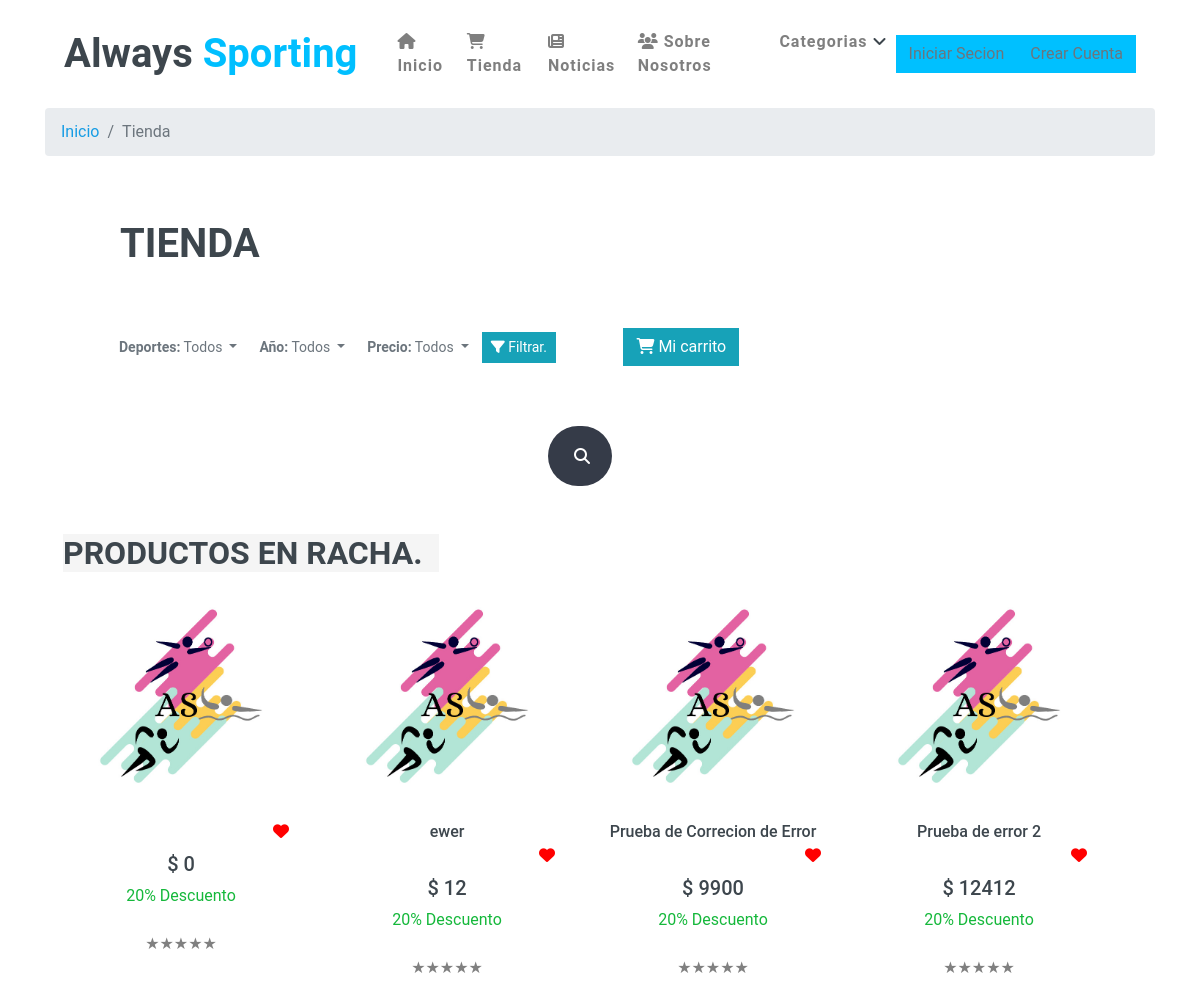
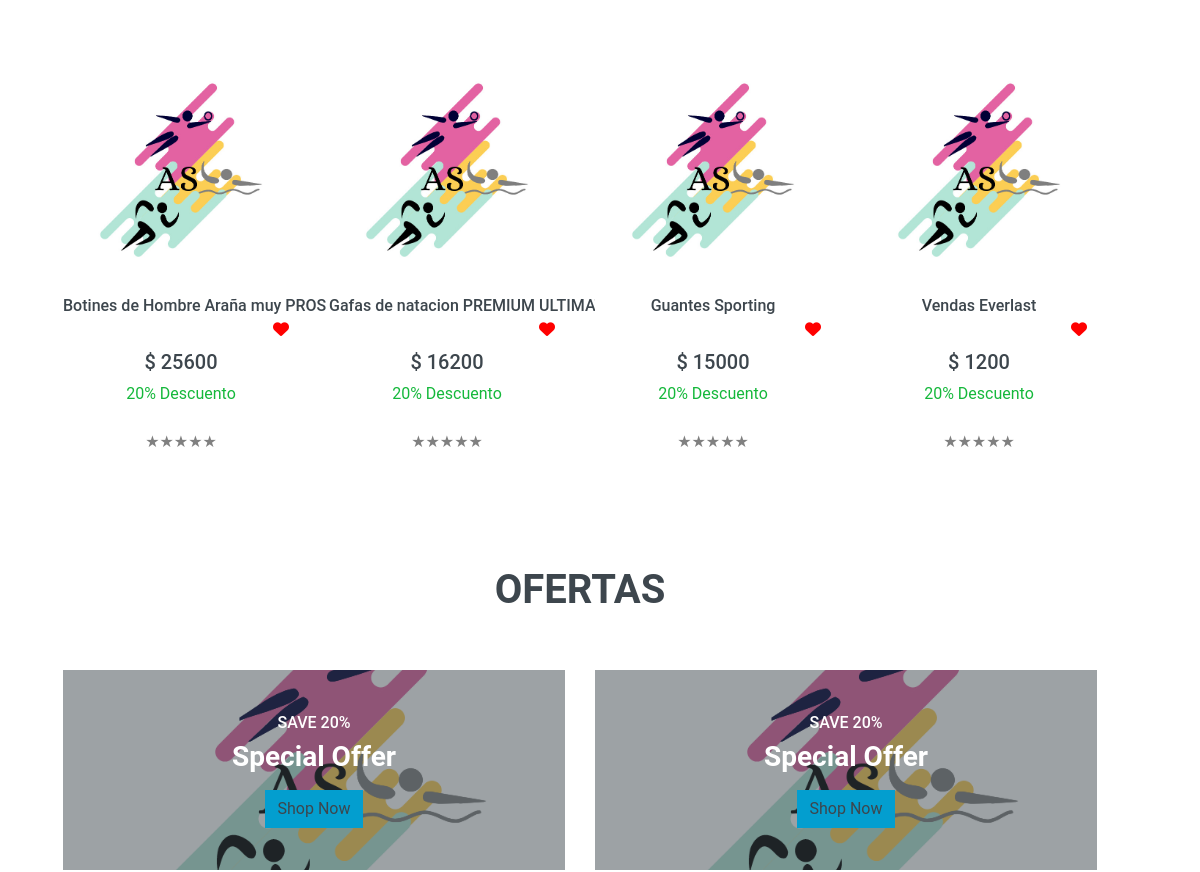
The app's page /shop.php (upper part), older data (2 pictures, top to bottom).
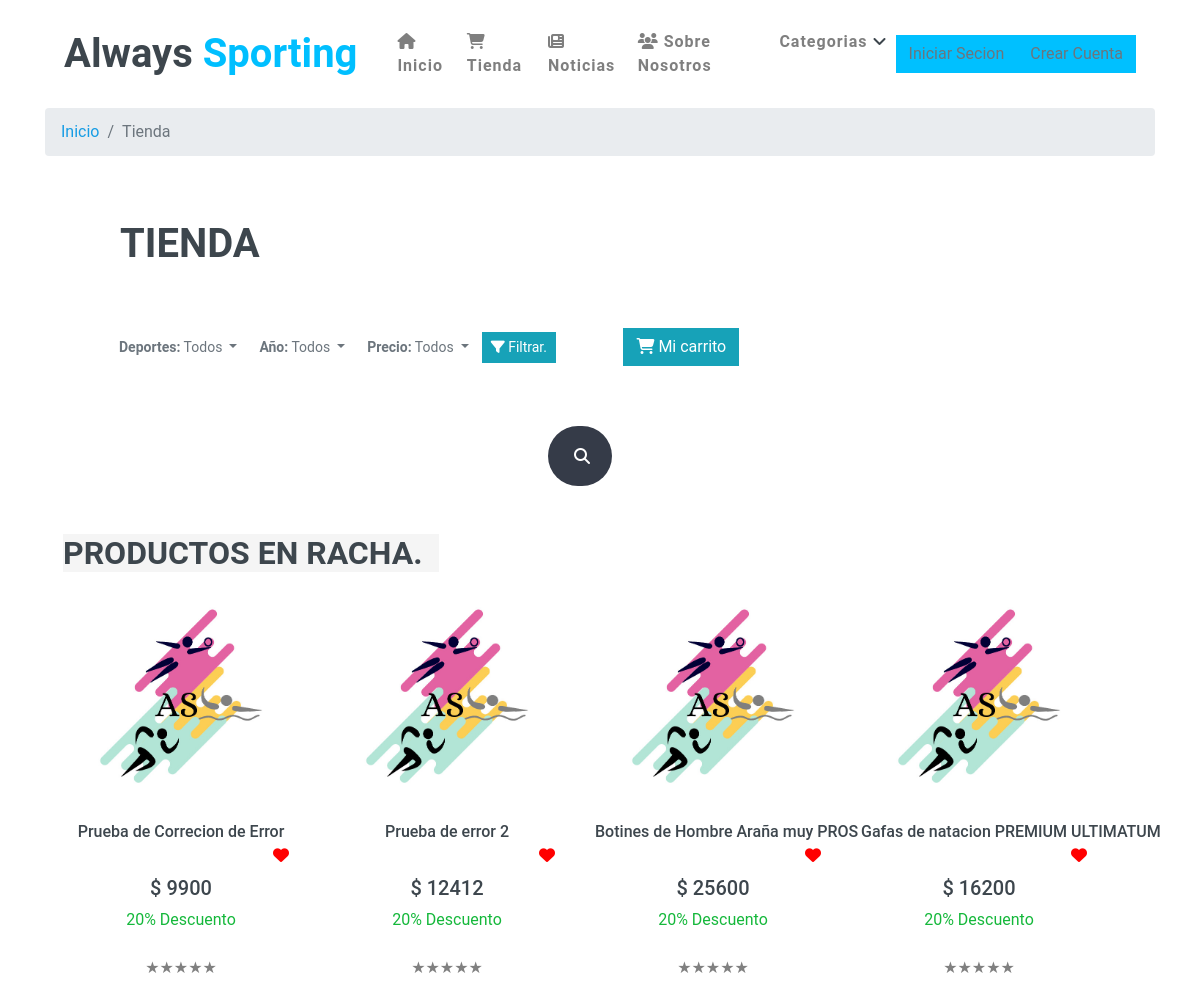
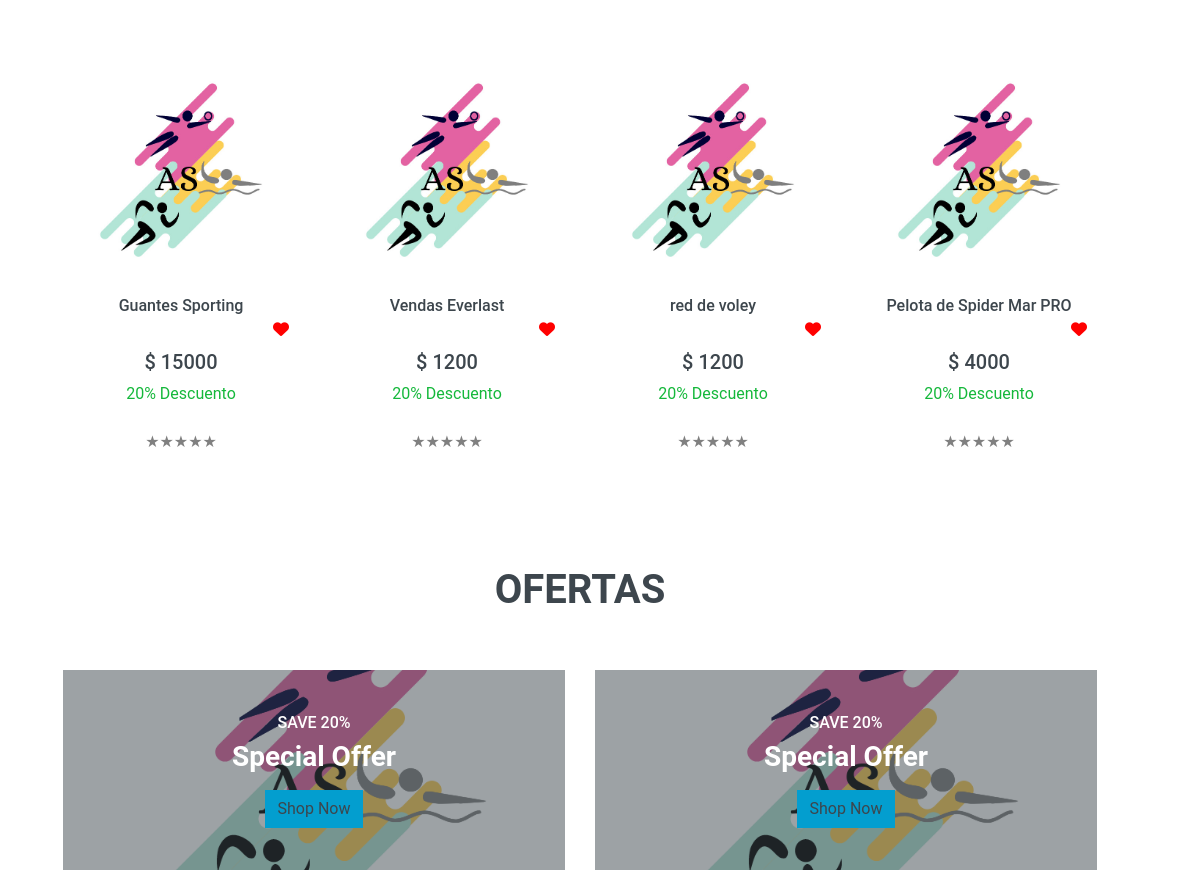
The same page, newer data (2 pictures, top to bottom).
### tables this page shows
CREATE TABLE `productos` (
  `id` int(100) UNSIGNED NOT NULL,
  `nombre_prod` varchar(150) NOT NULL,
  `descripcion` varchar(250) NOT NULL,
  `texto` text NOT NULL,
  `id_deporte` int(100) NOT NULL,
  `precio` int(100) NOT NULL,
  `fecha_alta` datetime NOT NULL,
  `id_usuario` int(100) NOT NULL,
  `imagen` mediumblob NOT NULL DEFAULT 'pred.png',
  `descuento` int(11) DEFAULT NULL,
  `cantidad` int(255) NOT NULL
);

### shop.php (called while the page is built, shortened)
<?php
require_once "includes/config.php";
$sql = "SELECT * FROM `productos` ORDER BY fecha_alta DESC LIMIT 8;";
$res = mysqli_query($conn , $sql);
$productos_nuevos = mysqli_fetch_all($res , MYSQLI_ASSOC);
require_once "views/layout.php";

### views/shop.php (the view, shortened to what the changed rows need)
<link href="css/style.css" rel="stylesheet">
    <link rel="stylesheet" href="css/shop.css">
<br>
<br>
<div style="margin-right:  40px">
    <div class="Body">
        <div class="rov">
            <div align="baseline">
                <h1 style="margin-left:120px">
                    TIENDA
                </h1>
            </div>
        </div>
    </div>
    <div class="container-fluid pt-5 pb-3">
        <h2 class="section-title position-relative text-uppercase mx-xl-5 mb-4"><span class="bg-secondary pr-3">
                Productos en racha. </span></h2>
        <div class="row px-xl-5">
            <?php foreach ($productos_nuevos as $nuevos) { ?>
                <div class="col-lg-3 col-md-4 col-sm-6 pb-5">
                    <div class="product-item bg-light mb-4">
                        <div class="product-img position-relative overflow-hidden">
                            <?php
                            if (file_exists('img/productos/' . $nuevos['id'] . '/principal.jpg')) { ?>
                                <img class="card-img-top"
                                    src="img/productos/<?php echo $nuevos['id']; ?>/principal.jpg">
                                <?php
                            } ?>
                            <div class="product-action">
                            </div>
                        </div>
                        <div class="text-center py-4">
                            <a class="h6 text-decoration-none text-truncate"
                                href="products_read_more.php?id=<?php echo $nuevos['id'] ?>">
                                <?php echo $nuevos['nombre_prod'] ?>
                                <div style="margin-left:200px">
                                 <i class="fa-solid fa-heart" style="color:red;"></i> </a></div>
                            <div class="d-flex align-items-center justify-content-center mt-2">
                                <h5>$
                                    <?php echo $nuevos['precio'] ?>
                                </h5>
                            </div>
                            <div align="center">
                                <FONT COLOR="#15b83b">20% Descuento</FONT>
                            </div>
                        </div>
                        <div align="center">
                            <form>
                                <p class="clasificacion">
    <label for="radio1">★</label><label for="radio2">★</label><label for="radio3">★</label><label for="radio4">★</label><label for="radio5">★</label>
                                </p>
                            </form>
                        </div>
                    </div>
                </div>
            <?php } ?>
    <div class="container-fluid pt-3 pb-3">
        <div align="center">
            <h1>OFERTAS</h1>
        </div>
        <br>
        <br>
    </div>

Row changes from the older to the newer data that the page shows:
removed productos: precio "0"
removed productos: nombre_prod "ewer", precio "12"
now on this page (row edited): productos: nombre_prod "red de voley", precio "1200"
now on this page (row edited): productos: nombre_prod "Pelota de Spider Mar PRO", precio "4000"
